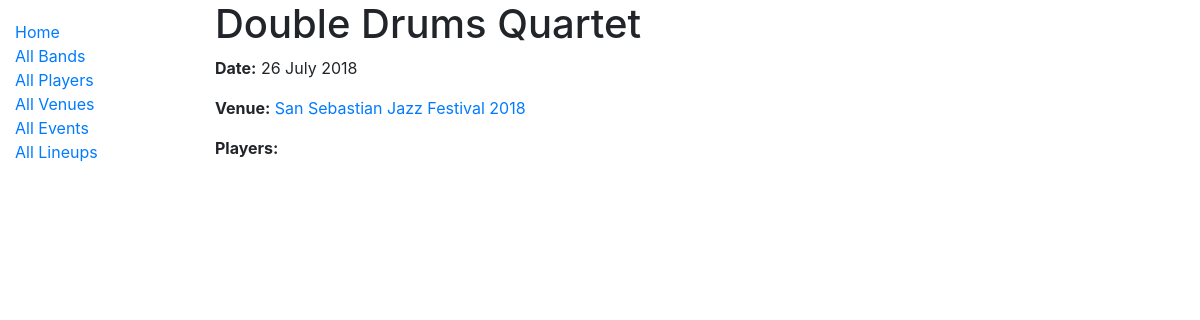
The app's page /jazz/lineups/double-drums-quartet-2018-07-26, older data.
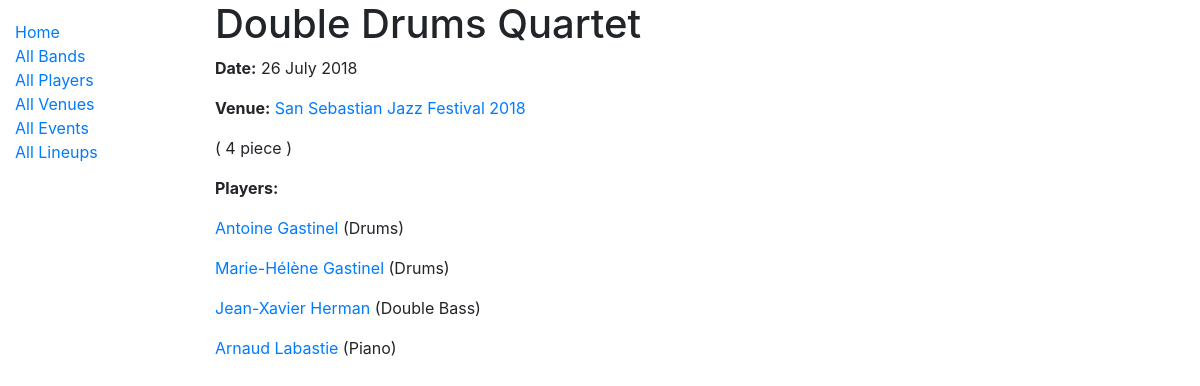
The same page, newer data.
### jazz/models.py (models this page shows, shortened)
class Lineup(models.Model):
	band_name = models.ForeignKey('Band', on_delete=models.SET_NULL, null=True)
	date = models.DateField(null=True, blank=True)
	piece = models.IntegerField(null=True, blank=True)
	player = models.ManyToManyField('Player')
	comments = models.CharField('Comments', max_length=120, blank = True)
	venue = models.ForeignKey('Venue', on_delete=models.SET_NULL, null=True, blank = True, help_text='Select venue for this event')
	event = models.ForeignKey('Event', on_delete=models.SET_NULL, null=True, blank = True, help_text='Select event type')
	slug = models.SlugField(unique=True, blank = True, max_length = 125)
	class Meta:
		ordering = ['band_name', 'date']
		constraints = [models.UniqueConstraint(fields=['band_name', 'date'], name='unique_lineup')]

class Band(models.Model):
	band_name = models.CharField(max_length=100, unique = True)
	comments = models.CharField(max_length=500, unique = False, blank = True, null = True)
	band_web = models.URLField('Web Address', blank = True)
	slug = models.SlugField(unique=True, max_length=125 , blank = True)
	class Meta:
		ordering = ['band_name']
	def __str__(self):
		return f'{self.band_name}'

class Event(models.Model):
	event_name = models.CharField('Event Name', max_length=120)
	date_from = models.DateField(null=True, blank=True)
	date_to = models.DateField(null=True, blank=True)
	slug = models.SlugField(unique=False, blank = True)
	event_web = models.URLField('Web Address', blank = True)
	comments = models.CharField('Comments', max_length=120, blank = True)
	def __str__(self):
		return f'{self.event_name}'

class Player(models.Model):
    first_name = models.CharField(max_length=100)
    nick_name = models.CharField(max_length=100, blank=True, null=True)
    last_name = models.CharField(max_length=100)
    date_of_birth = models.DateField(null=True, blank=True)
    date_of_death = models.DateField('Died', null=True, blank=True)
    instrument = models.ForeignKey(Instrument, on_delete=models.SET_NULL, null=True, blank = True, help_text='Select instrument for this player')
    slug = models.SlugField(blank = True, unique = True) #unique=True, blank = True)
    comments = models.CharField(max_length=500, unique = False, blank = True, null = True)
    player_web = models.URLField('Web Address', blank = True)
    player_wikipedia = models.URLField('Wikipedia Page', blank = True)
    class Meta:
        ordering = ['last_name', 'first_name']
    def __str__(self):
        return f'{self.first_name} {self.last_name}'

class Instrument(models.Model):
		instrument = models.CharField(max_length=20, help_text='Enter an instrument type')
		def __str__(self):
			return self.instrument

### jazz/views.py (the view)
# urls.py: path('lineups/<slug:slug>', views.LineupDetailView.as_view(), name='lineup-detail'),
class LineupDetailView(generic.DetailView):
    model = Lineup

### jazz/templates/jazz/lineup_detail.html (shortened to what this page needs)
{% extends "base_generic.html" %}
{% block content %}
  <h1>{{ lineup.band_name }}</h1>
  <p><strong>Date:</strong> {{ lineup.date|date:"j F Y"  }}</p>
  <p><strong>Venue:</strong>
  {% if lineup.event != blank %} <a href="{% url 'event-detail' lineup.event.slug %}" > {{ lineup.event }} </a> {% endif %} <p>
  {% if lineup.piece != blank %} ( {{ lineup.piece }} piece ){%endif%}</p>
   <p><strong>Players:</strong> </p>
   {% for player in lineup.player.all %}
       <p>
       <a href="{% url 'player-detail' player.slug %}">{{ player}} </a>
       {% if player.instrument != blank %} ({{ player.instrument }}) {% endif %} </p>
   {% endfor %}
{% endblock %}

Row changes from the older to the newer data that the page shows:
changed Lineup "Double Drums Quartet": piece (not shown) → "4"
added Player: first_name+last_name "Antoine Gastinel", instrument "Drums"
added Player: first_name+last_name "Marie-Hélène Gastinel", instrument "Drums"
added Player: first_name+last_name "Jean-Xavier Herman", instrument "Double Bass"
added Player: first_name+last_name "Arnaud Labastie", instrument "Piano"
Text that changed along with them:
text now shown: "( piece )"
